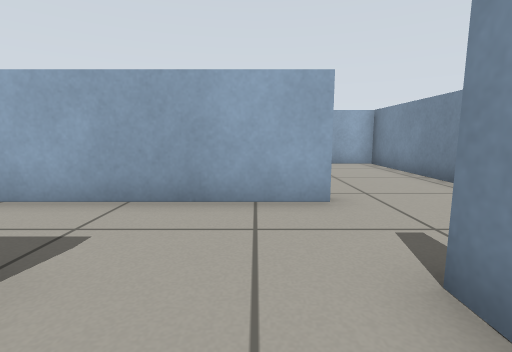
view 1 (above)

19 first-person views from a walk through a robot-simulator world made for Gazebo. The camera is 0.51 m above the floor, tilts 8° down and sees 85° across. The floor is counted in squares, 0.5 m on a side. Each view is taken from the middle of a square. On the plan, view 1 faces up. The plan holds only what a view shows up to about 11 squares ahead; the rest is blank.

view 2
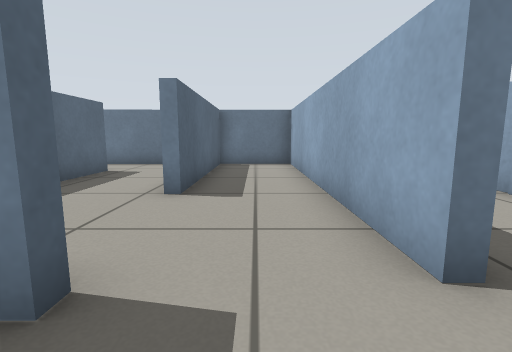

view 3
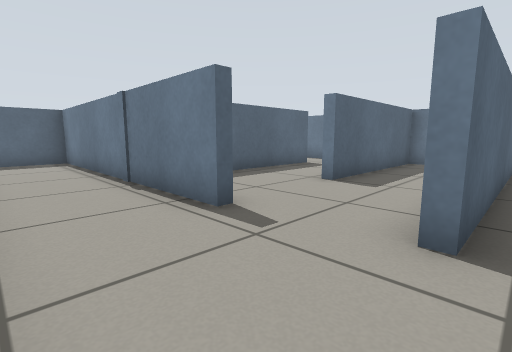

view 4
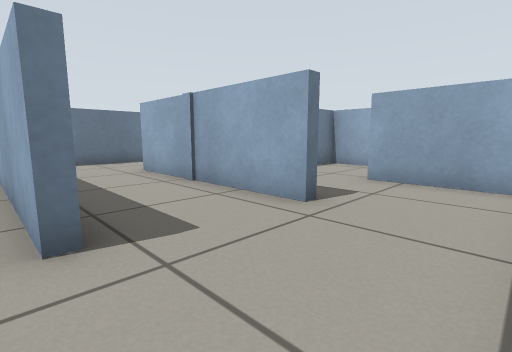

view 5
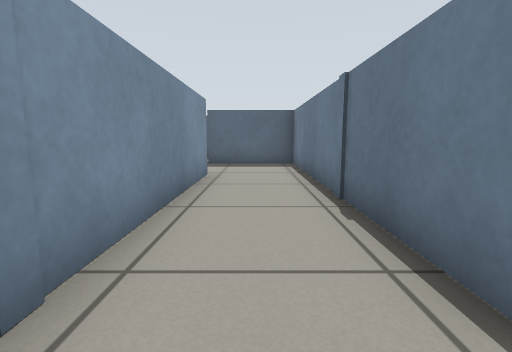

view 6
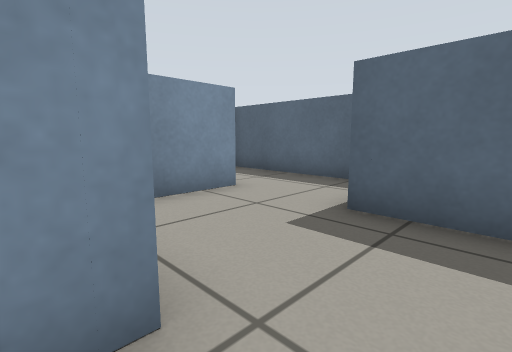

view 7
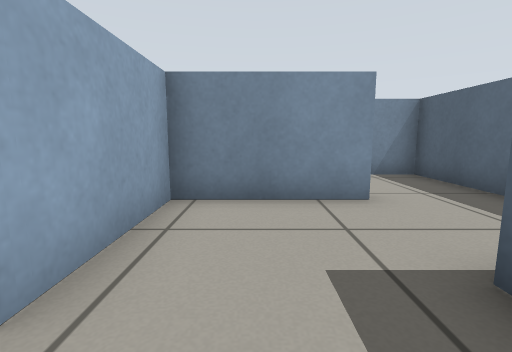

view 8
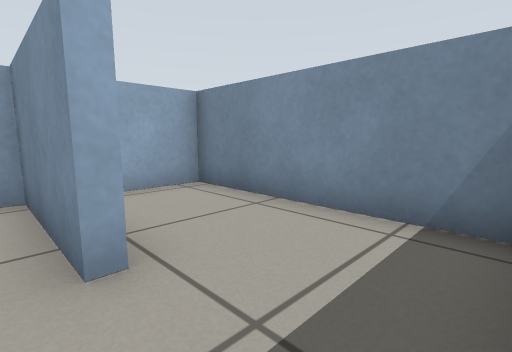

view 9
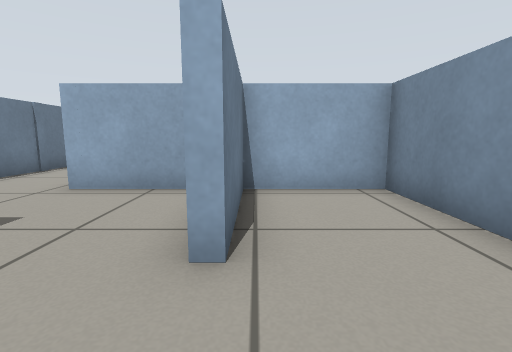

view 10
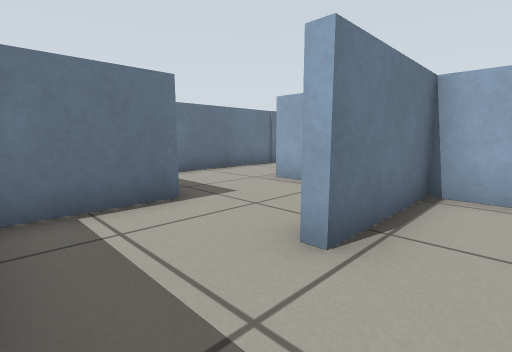

view 11
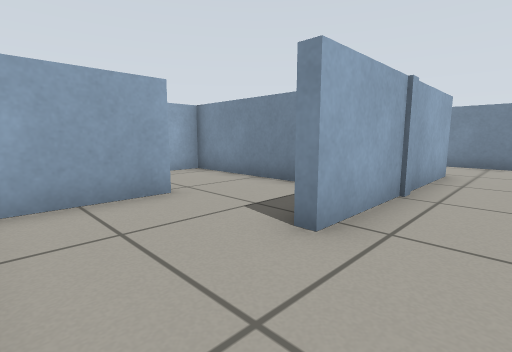

view 12
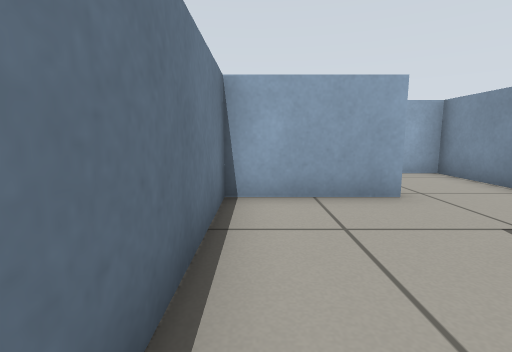

view 13
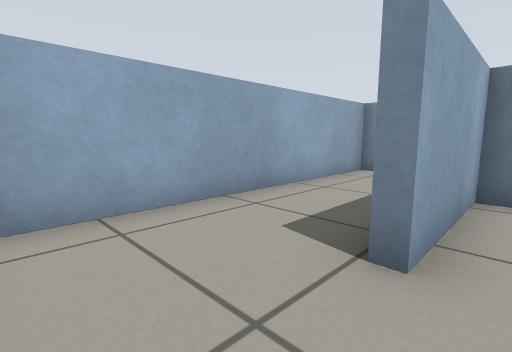

view 14
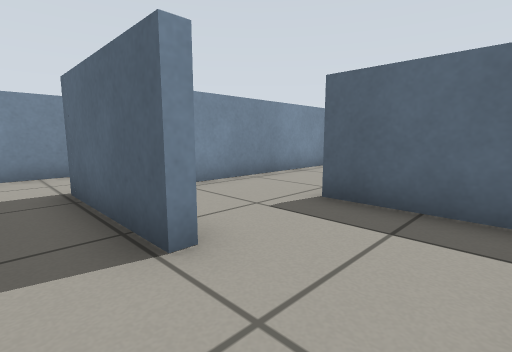

view 15
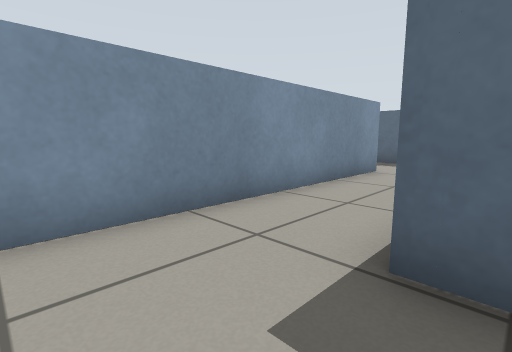

view 16
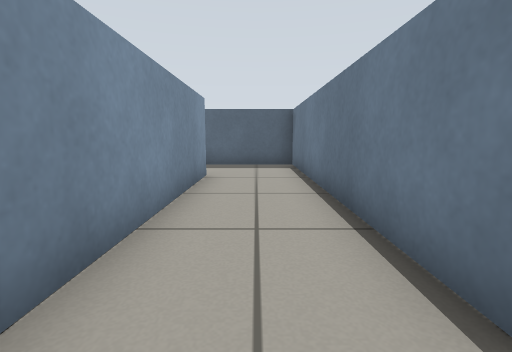

view 17
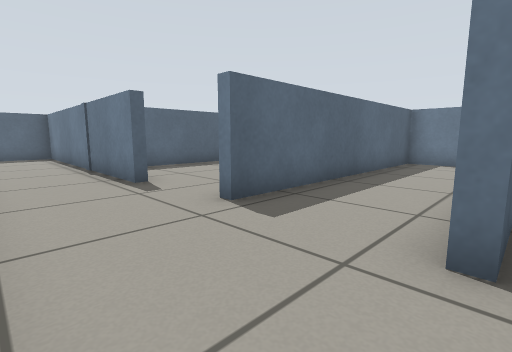

view 18
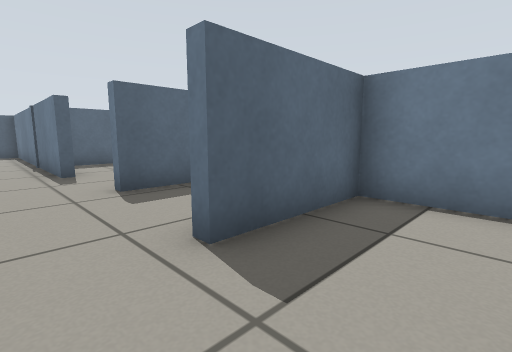

view 19
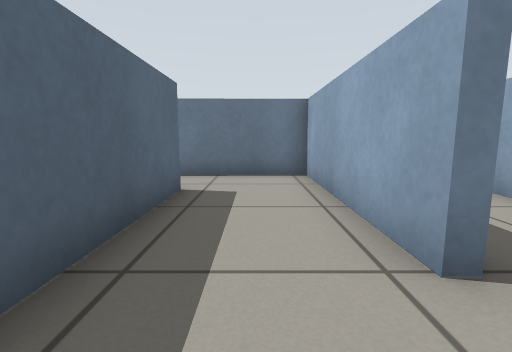

### Floor plan
Points are (right, up) in squares from view 1. A wall is a line through its corners. A room is listed if a view was taken in it or the views show most of it. See-through windows are left out.
Room 1 (views 1, 19)
walls: (-5.4, -1.5) (0.6, -1.5); (1.3, 1.2) (1.3, 1.9); (1.3, 4.3) (-7.5, 4.3) (-7.5, 1.8) (-1.9, 1.8) (-1.9, 1.4) (-7.5, 1.4) (-7.5, -1.6)
ways out: opening at (1.5, 3.5) to room 2; opening at (-6.5, -2)
Room 2 (views 2, 3, 4, 5, 6, 7, 8, 9, 10, 11, 12, 13, 14, 15, 16, 17, 18)
walls: (4.4, 3.2) (4.4, 10.6) (1.3, 10.6) (1.3, 10.9) (4.7, 10.9) (4.7, 1.8) (7.5, 1.8); (1.6, 1.9) (1.6, -7.6) (4.8, -7.6) (4.8, -10); (7.3, 4.5) (7.3, 13.8) (-1.6, 13.8) (-1.6, 12.8); (-1.6, 9.9) (-1.6, 7.9) (1.6, 7.9) (1.6, 7.6) (-4.5, 7.6) (-4.5, 8); (-4.5, 10.6) (-7.5, 10.6) (-7.5, 4.6) (1.3, 4.6); (6.1, -10.3) (10.5, -10.3) (10.5, -4.6) (7.8, -4.6) (7.8, -7.8) (7.3, -7.8) (7.3, -4.6) (4.3, -4.6) (4.4, 1.7)
ways out: opening at (1.5, 3.5) to room 1; opening at (-3.5, 11); opening at (8, 3.5)

Where each view was taken, in squares from view 1:
view 1: 0 up, 0 right, facing up
view 2: 3 up, 3 right, facing left
view 3: 5 up, 4 right, facing down-left
view 4: 4 up, 4 right, facing up-left
view 5: 3 up, 3 right, facing down
view 6: 4 down, 3 right, facing down-right
view 7: 6 down, 3 right, facing right
view 8: 10 down, 7 right, facing up-right
view 9: 10 down, 8 right, facing up
view 10: 10 down, 9 right, facing up-left
view 11: 6 up, 7 left, facing up-right
view 12: 6 up, 7 left, facing up
view 13: 10 up, 1 left, facing up-right
view 14: 12 up, 1 left, facing down-right
view 15: 13 up, 4 right, facing down-right
view 16: 12 up, 6 right, facing down
view 17: 8 up, 4 right, facing down-left
view 18: 10 up, 3 right, facing down-left
view 19: 0 up, 0 right, facing left
